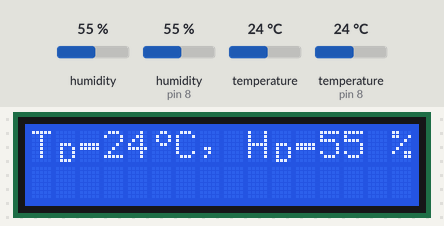
A sketch run on a simulated Arduino Uno, built with avr-gcc and run on an emulated ATmega328P. On the bench: 16×2 character LCD. The test bench sets the inputs (shaded band); at power-on: humidity 55 %, humidity (sensor on pin 8) 55 %, temperature 24 °C, temperature (sensor on pin 8) 24 °C. What the sketch prints to the serial monitor is not drawn.

Above: at 1.2 s.
1.3 s: humidity (sensor 0) set to 22 %
At 5.6 s:
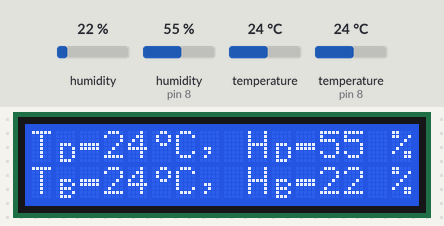
6.1 s: humidity (sensor on pin 8) set to 22 %
At 9.0 s:
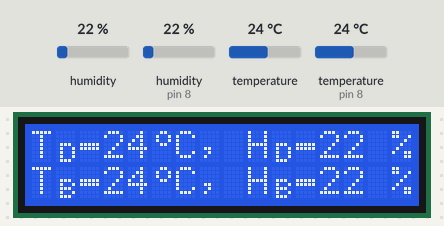
9.4 s: temperature (sensor 0) set to 12 °C
At 13.3 s:
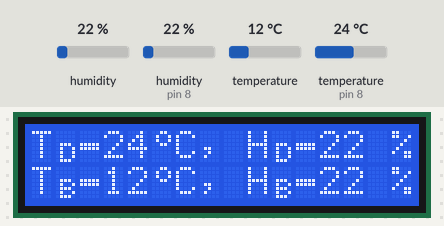
13.7 s: temperature (sensor on pin 8) set to 12 °C
At 16.6 s:
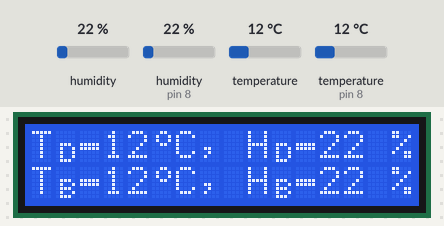
17.0 s: humidity (sensor 0) set to 40 %
At 21.0 s:
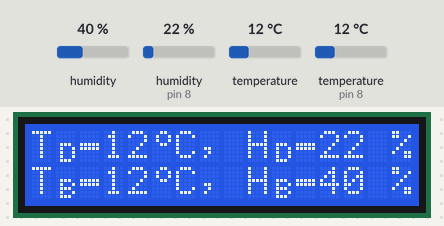
21.4 s: humidity (sensor on pin 8) set to 40 %
At 23.3 s:
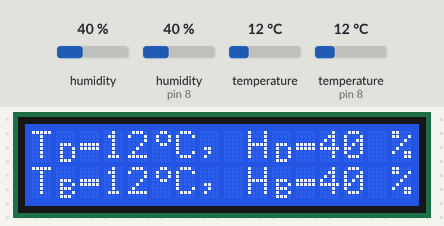
Timing chart, 0 to 24.8 s (numbered marks = the images above; inputs shaded):
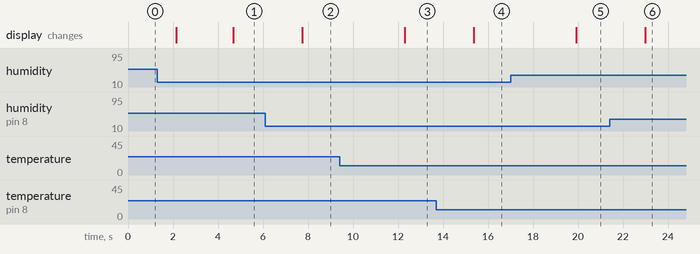

The sketch:

sketch_nov26a.ino
```cpp
#include <LiquidCrystal_I2C.h>
#include <dht.h>
#include <Wire.h>
#include <SparkFunBME280.h>

#define dataPin 8

BME280 mySensor;
LiquidCrystal_I2C lcd(0x27,16,2);
dht DHT;

byte degree_symbol[] = {
  B00110,
  B01001,
  B01001,
  B00110,
  B00000,
  B00000,
  B00000,
  B00000
};
byte DHT_symbol[] = {
  B00000,
  B00000,
  B00000,
  B01110,
  B01001,
  B01001,
  B01001,
  B01110
};
byte BME_symbol[] = {
  B00000,
  B00000,
  B00000,
  B01110,
  B01001,
  B01110,
  B01001,
  B01110
};
byte equal_symbol[] = {
  B00000,
  B00000,
  B00000,
  B11111,
  B11111,
  B00000,
  B00000,
  B00000
};

void setup()
{
  Serial.begin(9600);
  mySensor.setI2CAddress(0x76);
  mySensor.beginI2C();
  lcd.init();
  lcd.backlight();
  lcd.createChar(0, degree_symbol);
  lcd.createChar(1, DHT_symbol);
  lcd.createChar(2, BME_symbol);
  lcd.createChar(3, equal_symbol);
  lcd.home();
}

void loop(){
  int readData = DHT.read22(dataPin);

  int temp1 = DHT.temperature;
  int hum1= DHT.humidity;
  int temp2 = mySensor.readTempC();
  int hum2 = mySensor.readFloatHumidity();

  Serial.print(" Temp1: ");
  Serial.print(temp1);
  Serial.print(" *C ");
  Serial.print("   Humi1: ");
  Serial.print(hum1);
  Serial.println(" % ");
  Serial.print(" Temp2: ");
  Serial.print(temp2);
  Serial.print(" *C ");
  Serial.print("   Humi2: ");
  Serial.print(hum2);
  Serial.println(" % ");

  lcd.setCursor(0,0);
  lcd.print("T");
  lcd.write(1);
  lcd.write(3);
  lcd.print(temp1);
  lcd.write(0);
  lcd.print("C, H");
  lcd.write(1);
  lcd.write(3);
  lcd.print(hum1);
  lcd.print(" %");
  delay(2000);
  lcd.setCursor(0,1);
  lcd.print("T");
  lcd.write(2);
  lcd.write(3);
  lcd.print(temp2);
  lcd.write(0);
  lcd.print("C, H");
  lcd.write(2);
  lcd.write(3);
  lcd.print(hum2);
  lcd.print(" %");
  delay(500);
}
```

Measured:
- after the input at 1.3 s, the display: first differs from a run without the input after 3.4 s (image 1)
- after the input at 6.1 s, the display: changes after 1.6 s (image 2)
- after the input at 9.4 s, the display: changes after 2.9 s (image 3)
- after the input at 13.7 s, the display: changes after 1.7 s (image 4)
- after the input at 17.0 s, the display: changes after 2.9 s (image 5)
- after the input at 21.4 s, the display: changes after 1.6 s (image 6)
